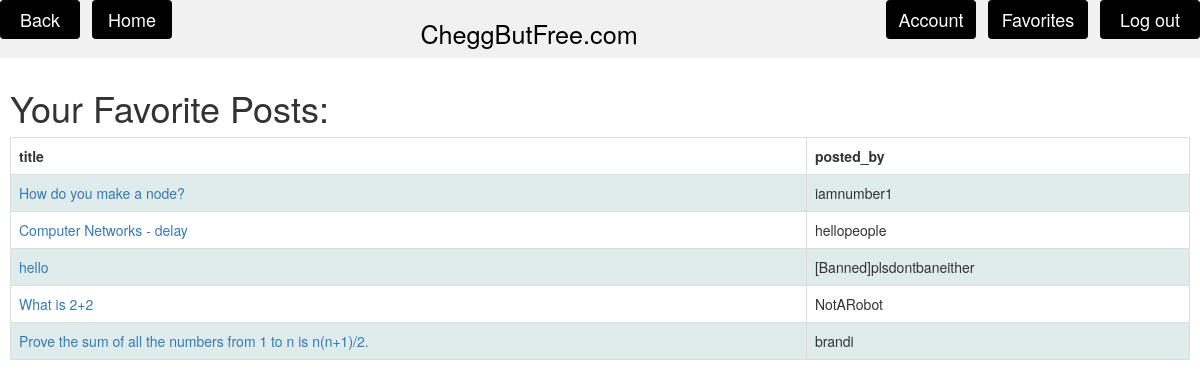
The page /Favorites.php (signed in) on the database its author committed.
### tables this page shows
CREATE TABLE `Post` (
  `postID` int(11) NOT NULL,
  `title` varchar(100) NOT NULL,
  `category` varchar(25) NOT NULL,
  `user_id` varchar(30) NOT NULL
);

### Favorites.php (the view, shortened to what this page needs)
<!DOCTYPE html>
<html>
	<head>
		<link rel="stylesheet" href="style.css">
		<link rel="stylesheet" href="https://maxcdn.bootstrapcdn.com/bootstrap/3.4.0/css/bootstrap.min.css">
	</head>
<?php
	include 'header.php';
	?>
	<div style="padding: 10px">
	<h1>Your Favorite Posts:</h1>
	<?php
	$conn = mysqli_connect(DB_HOST, DB_USER, DB_PASSWORD, DB_NAME);
global $currentId;
		if(isset($_SESSION['userID'])){
		    $currentId = $_SESSION['userID'];
		}
$query = "SELECT Post.postID, Post.title, Post.user_id as posted_by FROM Favorites, Post
			WHERE Favorites.postID = Post.postID
			AND Favorites.UserID = '$currentId' ";
$result = mysqli_query($conn, $query);
$fields_num = mysqli_num_fields($result);
echo "<table id='t01' border='1' class='table table-info table-striped table-bordered'><tr>";
for($i=0; $i<$fields_num; $i++) {
	$field = mysqli_fetch_field($result);
	if($i > 0){
		echo "<td><b>$field->name</b></td>";
	}
}
echo "</tr>\n";
while($row = mysqli_fetch_row($result)) {
	echo "<tr>";
	$count = 1;
	foreach($row as $cell){
		global $id;
		if($count == 1){
			$id = $cell;
		}
		else if($count == 2){
			echo "<td><a href='viewPost.php?post=$id'>$cell</a></td>";
		}
		else{
			echo "<td>$cell</td>";
		}
		$count = $count + 1;
	}
	echo "</tr>\n";
}
?>
	</div>
</body>
</html>

### style.css (style rules this page uses)
table, th, td { border: 1px solid black; border-collapse: collapse; }
th, td { padding: 5px; }
table { width: 100%; }
th, td { padding: 5px; text-align: left; }
table#t01 { width:100%; }
table#t01 tr:nth-child(even) { background-color: #e0ebeb; }
table#t01 tr:nth-child(odd) { background-color: #fff; }

### rows shown on the page
post: title "How do you make a node?", user "iamnumber1"
post: title "Computer Networks - delay", user "hellopeople"
post: title "hello", user "[Banned]plsdontbaneither"
post: title "What is 2+2", user "NotARobot"
post: title "Prove the sum of all the numbers from 1 to n is n(n+1)/2.", user "brandi"

### other values the page prints
$field->name "title"
$field->name "posted_by"
